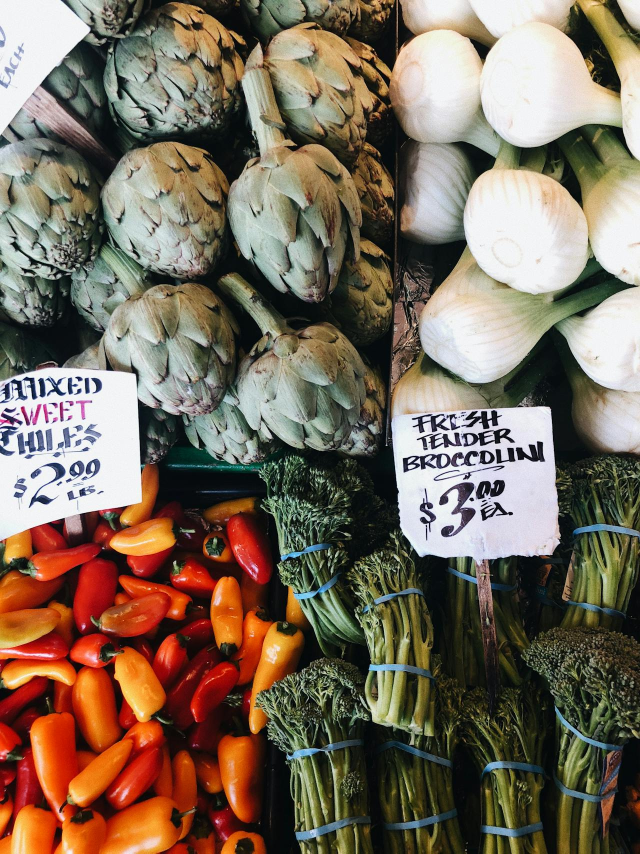
#> input picture image1.jpg, 1280 x 1707 px (shown at 1/2 size)
$ python basic_image_processing.py
#> lines starting #> are read from the running program, lines starting #| are printed output that depends on the picture
import cv2
import numpy as np
import os

# List of images with different formats
image_files = ['image1.jpg', 'image2.png', 'image3.tiff']

# Store loaded images
loaded_images = []

# Load images and check for successful loading
for file in image_files:
    if not os.path.exists(file):
        print(f"[ERROR] File not found: {file}")
        continue
    img = cv2.imread(file)
#> img is the input picture: shape (1707, 1280, 3); mean B, G, R 90.8, 107.1, 122
    if img is None:
        print(f"[ERROR] Failed to load image: {file}")
    else:
        print(f"[INFO] Loaded: {file} | Shape: {img.shape}")
#| [INFO] Loaded: image1.jpg | Shape: (1707, 1280, 3)
        loaded_images.append((file, img))

# Process images
for file_name, image in loaded_images:
    # Display the original image in a resizable window
    cv2.namedWindow('Original Image', cv2.WINDOW_NORMAL)
    cv2.imshow('Original Image', image)
    print(f"[INFO] Showing: {file_name} — Press any key to continue...")
    cv2.waitKey(0)
    cv2.destroyAllWindows()


    # Color Space Conversion
    gray = cv2.cvtColor(image, cv2.COLOR_BGR2GRAY)
    hsv = cv2.cvtColor(image, cv2.COLOR_BGR2HSV)

    cv2.imwrite(f"{file_name}_gray.png", gray)
    cv2.imwrite(f"{file_name}_hsv.png", hsv)
    print(f"[INFO] Saved grayscale and HSV versions of {file_name}")

    # Resize image
    resized = cv2.resize(image, (640, 480))
    cv2.imwrite(f"{file_name}_resized.png", resized)
    print(f"[INFO] Saved resized image of {file_name}")

    # Crop 100x100 ROI from center
    h, w = resized.shape[:2]
    center_y, center_x = h // 2, w // 2
    roi = resized[center_y-50:center_y+50, center_x-50:center_x+50]
    cv2.imwrite(f"{file_name}_roi.png", roi)
    print(f"[INFO] Saved 100x100 center ROI of {file_name}")
#> this loop made 2 passes
#> (file_name, h, w, center_y, center_x) on passes 1 to 2: ('image1.jpg', 480, 640, 240, 320), ('image2.png', 480, 640, 240, 320)
#> (printed output is left out)
#> pass 1, `gray = cv2.cvtColor(image, cv2.COLOR_BGR2GRAY)`:
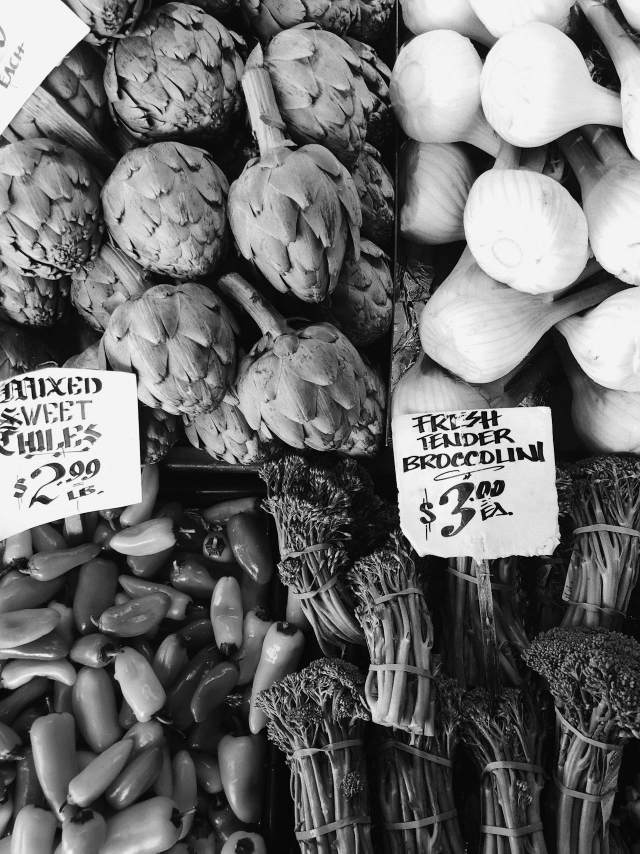
#> gray: shape (1707, 1280) (shown at 1/2 size); min 0, max 255, mean 109.7
#> pass 1, `resized = cv2.resize(image, (640, 480))`:
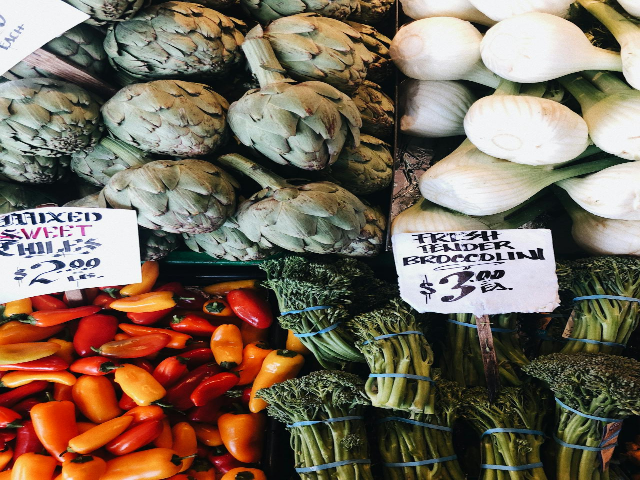
#> resized: shape (480, 640, 3); mean B, G, R 90.7, 106.9, 121.9
#> pass 1, `roi = resized[center_y-50:center_y+50, center_x-50:center_x+50]`:
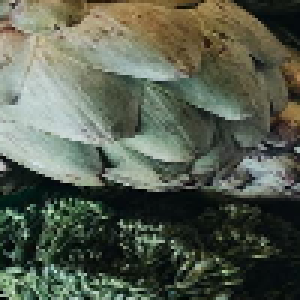
#> roi: shape (100, 100, 3) (shown 3 times larger); mean B, G, R 79.6, 94.2, 87.2

print("[DONE] All images processed.")
